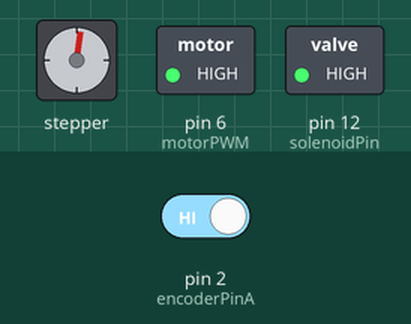
Bench run of a sketch on a simulated Arduino Uno, built with avr-gcc and run on an emulated ATmega328P. Shown: stepper motor, switched loads named in the sketch (green lamp = pin HIGH). Inputs (shaded band) come from the test bench; at power-on: pin 2 (encoderPinA) HIGH. Stepper angles assume 200 steps per turn; what the sketch prints to the serial monitor is not drawn.

Above: at 0.4 s.
At 6.6 s:
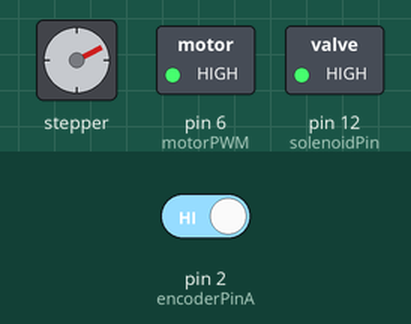
At 12.8 s:
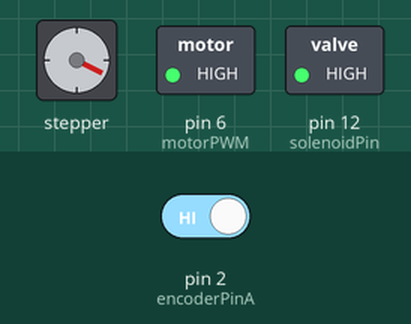
At 19.0 s:
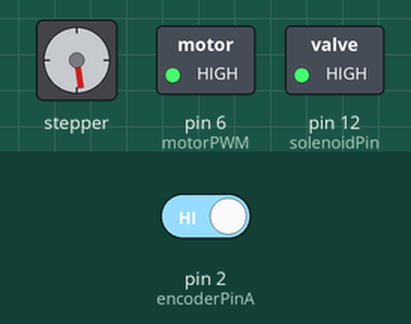
At 29.1 s:
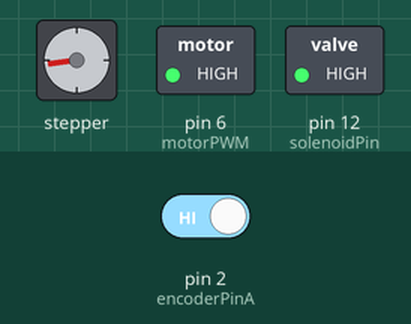
At 39.2 s:
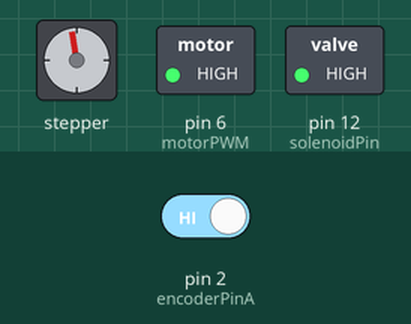
Timing chart, 0 to 40.0 s (numbered marks = the images above):
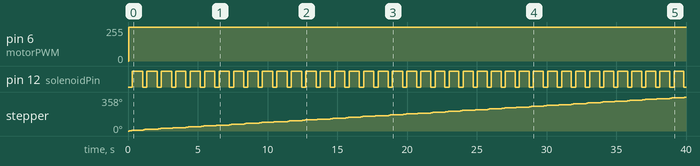

The sketch:

Tuning.ino
```cpp
#include <Arduino.h>
#include <AccelStepper.h>
#include "motor_control_utils.h"

const int stepsPerRevolution = 200;  // 1回転あたりのステップ数
AccelStepper stepper(AccelStepper::FULL4WIRE, 10, 8, 9, 7);  // ステッピングモーターオブジェクトの作成

const long TuningSteps = 240;  // 調律動作のステップ数


// モーターのPWMピン
const int motorPWM = 6;

// ソレノイドのピン
const int solenoidPin = 12;

// ステッピングモーターに関する定数
const double stepperRPM = 30;  // ステッピングモーターの速度 (RPM)
const double stepperSpeed = stepperRPM * stepsPerRevolution / 60;  // ステッピングモーターの速度 (ステップ/秒)
const double stepperAccel = 100;  // ステッピングモーターの加速度 (ステップ/秒^2)
const long stepDif = 5;  // ステップの差分
const unsigned long stepWaitTime = 1000;  // ステッピングモーターが動いていない時間の閾値
unsigned long previousMillis = 0;  // 前回の時間
long targetStep = stepDif;
bool sol = true;

// モーターの目標速度
double setpoint = 100;  // 目標速度 (RPM)

// ソレノイドに関する定数
int solenoidOnTime = 300;  // ソレノイドのオン時間 (ミリ秒)
unsigned long soleStartTime = 0;  // ソレノイドの作動開始時間

// ピンの初期化
void initializePins() {
    pinMode(encoderPinA, INPUT);
    pinMode(encoderPinB, INPUT);
    pinMode(motorPWM, OUTPUT);
    pinMode(solenoidPin, OUTPUT);
}

// ステッピングモーターの初期設定
void stepperSetup() {
    stepper.setMaxSpeed(stepperSpeed);
    stepper.setAcceleration(stepperAccel);
    stepper.moveTo(targetStep);
}

// 調律動作
void performTuning() {
    unsigned long currentMillis = millis();
    Serial.println(targetStep);
    stepper.run();

    if (stepper.distanceToGo() == 0) {
        if (currentMillis - previousMillis >= stepWaitTime) {
            previousMillis = currentMillis;
            sol = true;
            if (targetStep < TuningSteps) {
                targetStep += stepDif;
                stepper.moveTo(targetStep);
            }
        }
    }
    else if (sol == true){
        activateSolenoid();
        sol = false;
    }
}

// ソレノイドの作動
void activateSolenoid() {
    Serial.println("solenoid called");
    digitalWrite(solenoidPin, LOW);  // ソレノイドをオン
    soleStartTime = millis();  // ソレノイドの作動開始時間を更新
}

void updateSolenoid() {
    if (millis() - soleStartTime >= solenoidOnTime) {
        digitalWrite(solenoidPin, HIGH);  // ソレノイドをオフ
        Serial.println("on");
    }
}

// モーターの位置保持
void holdPosition() {
    while (true) {
        delay(1000);  // 1秒待機
    }
}

void setup() {
    initializePins(); // ピンの初期化
    setupInterrupts(encoderPinA, encoderPinB); // エンコーダの初期化
    Serial.begin(9600);
    stepperSetup(); // ステッピングモーターの初期設定
    soleStartTime = millis();  // ソレノイドの作動開始時間の初期化
}

void loop() {
    // PID制御の実行
    if (shouldUpdateControl()) {
        updateSpeed();
        calculatePDControl();
        setMotorOutput(motorPWM);
        printDebugInfo();
    }
    updateSolenoid();
    // ステッピングモーターの調律
    performTuning();
    //holdPosition();
}
```

motor_control_utils.h
```cpp
#ifndef MOTOR_CONTROL_UTILS_H
#define MOTOR_CONTROL_UTILS_H

#include <Arduino.h>

// PD制御に関する変数
extern double setpoint;
double input = 0;
double output = 0;
double Kp = 2.0;  // Pゲイン
double Ki = 0.01;  // Iゲイン
double Kd = 2.0;  // Dゲイン
double previousError = 0;
double integral = 0;
unsigned long lastTime = 0;
volatile long encoderCount = 0;
unsigned long lastSampleTime = 0;

// エンコーダのピンの設定
const int encoderPinA = 2;
const int encoderPinB = 3;
bool aLastState;


void updateEncoder();

// 割り込みの設定
void setupInterrupts(int encoderPinA, int encoderPinB) {
    pinMode(encoderPinA, INPUT);
    pinMode(encoderPinB, INPUT);
    attachInterrupt(digitalPinToInterrupt(encoderPinA), updateEncoder, CHANGE);

    aLastState = digitalRead(encoderPinA);
}

// 制御の更新が必要か判断
bool shouldUpdateControl() {
    unsigned long currentTime = millis();
    if (currentTime - lastSampleTime >= 50) {
        lastSampleTime = currentTime;
        return true;
    }
    return false;
}

// 速度の更新
void updateSpeed() {
    noInterrupts();  // 割り込みを禁止
    long count = encoderCount;
    encoderCount = 0;  // カウントをリセット
    interrupts();  // 割り込みを許可

    // 速度 (RPM) の計算
    const double pulsesPerRevolution = 48;  // エンコーダのPPRに応じて設定
    input = (count / pulsesPerRevolution) * 60.0 / 0.05;  // 0.1秒ごとの速度に変換
}

// PID制御の計算
void calculatePDControl() {
    unsigned long currentTime = millis();
    double error = setpoint - input;
    //Serial.println(error);
    unsigned long timeDifference = currentTime - lastTime;
    if (timeDifference > 0) {
        integral += error * timeDifference;  // 誤差の積分を計算
        double dError = (error - previousError) / timeDifference;  // 誤差の微分を計算
        output = Kp * error + Ki * integral + Kd * dError;  // PID制御
    } else {
        output = Kp * error + Ki * integral;  // I制御
    }

    // 出力の範囲を制限
    output = constrain(output, 0, 255);

    // 変数の更新
    previousError = error;
    lastTime = currentTime;
}

// モーター出力の設定
void setMotorOutput(int motorPWM) {
    //Serial.println("output: " + String(output));
    analogWrite(motorPWM, output);
}

// エンコーダのカウント更新
void updateEncoder() {
    bool aState = digitalRead(encoderPinA);
    bool bState = digitalRead(encoderPinB);

    if (aState != aLastState) {
        if (aState == HIGH){
            if (bState == LOW) {
                encoderCount++;
            } else {
                encoderCount--;
            }
        } else {
            if (bState == HIGH) {
                encoderCount++;
            } else {
                encoderCount--;
            }
        }
    }
    aLastState = aState;
}

// デバッグ情報の表示
void printDebugInfo() {
    Serial.print("速度: ");
    Serial.print(input);
    Serial.print(" 出力: ");
    Serial.println(output);
}

#endif // MOTOR_CONTROL_UTILS_H
```

Measured:
- by itself, pin 6 (motorPWM): 0/255 → 255/255 at 0.05 s
- by itself, pin 12 (solenoidPin): alternates HIGH for 0.71 s and LOW for 0.30 s
